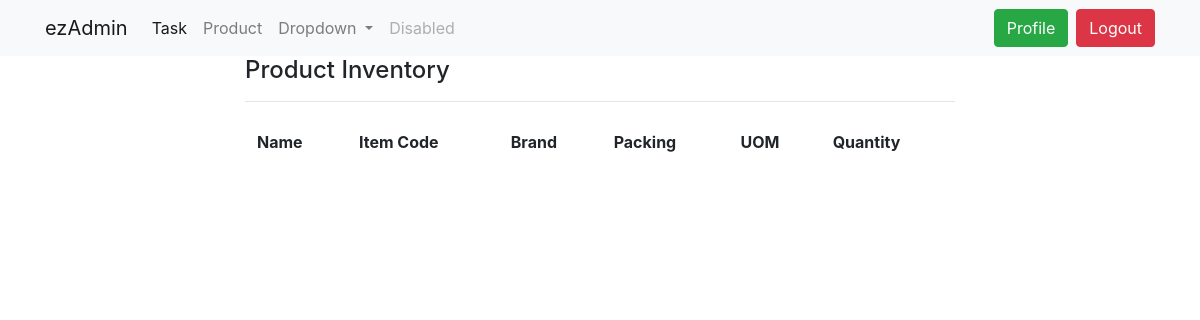
The page /product/ (signed in) on the database as committed earlier.
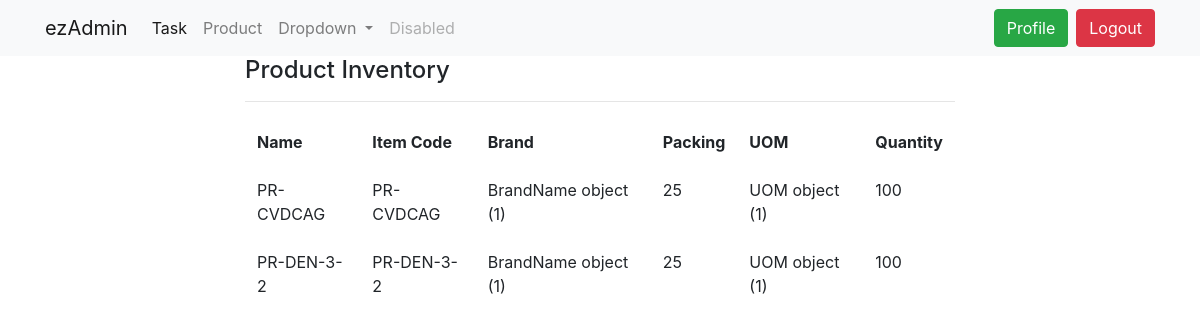
The same page on the database as committed later.
### dashboard/models.py (models this page shows)
class Product(models.Model):
    item_code = models.CharField(max_length = 20, unique = True)
    name = models.CharField(max_length = 100)
    brand = models.ForeignKey(BrandName, on_delete = models.CASCADE)
    uom = models.ForeignKey(UOM, on_delete = models.CASCADE)
    packing = models.PositiveIntegerField()
    quantity = models.PositiveIntegerField()
    create_date = models.DateTimeField(auto_now_add = True)

class BrandName(models.Model):
    brand_name = models.CharField(max_length = 20, unique = True)
    create_date = models.DateTimeField(auto_now_add = True)

class UOM(models.Model):
    name = models.CharField(max_length = 5, unique = True)
    class Meta:
        verbose_name_plural = 'UOM'

### dashboard/views.py (the view)
# urls.py: path('product/', views.product_list, name = 'dashboard-product')
@login_required
def product_list(request):
    items = Product.objects.all()
    context = {
        'items': items
    }
    return render(request, 'dashboard/product.html', context)

### templates/dashboard/product.html (shortened to what this page needs)
{% extends 'partials/base.html' %}
{% block content %}
{% include 'tables/product-inventory.html' %}
{% endblock %}

### templates/partials/base.html (shortened to what this page needs)
{%load static%}
<!doctype html>
<html lang="en">
  <head>
    <link rel="stylesheet" href="https://cdn.jsdelivr.net/npm/bootstrap@4.6.2/dist/css/bootstrap.min.css">
    <link rel = "stylesheet" href = "{% static '/style.css' %}">
  </head>
  <body>
    {% include 'partials/nav.html' %}
    <div class="container">
      {% block content %}
      {% endblock %}
    </div>
  </body>
</html>

### templates/partials/nav.html (shortened to what this page needs)
<nav class="navbar navbar-expand-lg navbar-light bg-light">
  <div class="container">
    <a class="navbar-brand" href="{% url 'dashboard-index' %}">ezAdmin</a>
    <div class="collapse navbar-collapse" id="navbarSupportedContent">
      <ul class="navbar-nav mr-auto">
        <li class="nav-item active">
          <a class="nav-link" href="{% url 'task-list' %}">Task <span class="sr-only">(current)</span></a>
        </li>
        <li class="nav-item">
          <a class="nav-link" href="{% url 'dashboard-product' %}">Product</a>
        </li>
        <li class="nav-item dropdown">
          <a class="nav-link dropdown-toggle" href="#" role="button" data-toggle="dropdown" aria-expanded="false">
            Dropdown
          </a>
        </li>
        <li class="nav-item">
          <a class="nav-link disabled">Disabled</a>
        </li>
      </ul>
      {% if user.is_authenticated %}
      <ul class = "navbar-nav ml-auto">
        <li class = "register-button pr-1">
          <a href ="{% url 'user-profile' %}">
            <button type="button" class="btn btn-success">Profile</button>
          </a>
        </li>
        <li class = "log-in-button pl-1">
          <a  href ="{% url 'user-logout' %}">
            <button type="button" class="btn btn-danger">Logout</button>
          </a>
        </li>
      </ul>
      {% endif %}
    </div>
  </div>
  </nav>

### templates/tables/product-inventory.html
<div class="col-md-8 offset-md-2">
    <table class="table table-borderless">
        <thead>
            <span class="h4">Product Inventory</span class="h4">
            <hr>
        </thead>
        <tbody>
            <tr>
                <th>Name</th>
                <th>Item Code</th>
                <th>Brand</th>
                <th>Packing</th>
                <th>UOM</th>
                <th>Quantity</th>
            </tr>
            {% for item in items %}
            <tr>
                <td>{{ item.name }}</td>
                <td>{{ item.item_code }}</td>
                <td>{{ item.brand }}</td>
                <td>{{ item.packing }}</td>
                <td>{{ item.uom }}</td>
                <td>{{ item.quantity }}</td>
            </tr>
            {% endfor %}
        </tbody>
    </table>

Rows that differ between the two databases and show on the page:
added Product: name "PR-CVDCAG", item_code "PR-CVDCAG", brand "BrandName object (1)", packing "25", uom "UOM object (1)", quantity "100"
added Product: name "PR-DEN-3-2", item_code "PR-DEN-3-2", brand "BrandName object (1)", packing "25", uom "UOM object (1)", quantity "100"
